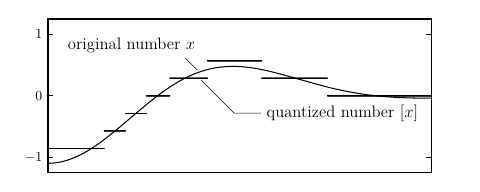

The Python source for this figure:
#!/usr/bin/env python
from matplotlib import rc
# rc('font',**{'family':'sans-serif','sans-serif':['Helvetica']})
rc('text', usetex=True)
rc("font", size=8, family="serif")

from pylab import *

from numpy import *

class Uniform(object):
    def __init__(self, low=0.0, high=1.0, num_bits=None, num_values=256, rounding=round_):
        self.low = float(low)
        self.high = float(high)
        if num_bits:
            self.num_values = 2 ** num_bits
        else:
            self.num_values = num_values
        self.delta = (high - low) / self.num_values
        self.rounding = rounding
        
    def encode(self, x):
        low, high, delta = self.low, self.high, self.delta
        x = clip(x, low + delta/2.0, high - delta/2)
        flints = self.rounding((x - low) / delta - 0.5)
        return array(flints, dtype=long)

    def decode(self, i):
        return self.low + (i + 0.5) * self.delta 

    def __call__(self, x):
        return self.decode(self.encode(x))


grid(True)
fig = gcf()

# target: 30 in (12 cm)

# (w, h) = fig.get_size_inches()
width_cm = 13.0
width_in = width_cm / 2.54
ratio = 2.5 # extra wide
fig.set_size_inches((width_in, width_in / ratio))
#print 2*w

x = arange(pi + pi/2, pi + 2*pi - pi/2 + pi/2 + pi/4, 0.001)
xticks([-1, 20])
yticks([-1.0, 0.0, 1.0])

q = Uniform(-1.0, 1.0, num_values=7)
f = lambda x: 1.1*sin(x) * exp(-abs(x-3*pi/2)**2/10.0)
z = f(x)

plot(x, z, "k-", linewidth=0.75, label="original")#, markersize = 1.0, markeredgewidth=0.1)
plot(x, q(z), "k.", markersize=0.1, linewidth=0.1, label="quantized")#, markersize = 0.01, markeredgewidth=0.01)

a =2*pi+0.6 # 0.6
gca().annotate("original number $x$", xy=(a, f(a)) , xytext=(5.0,0.75), arrowprops=dict(arrowstyle="-", linewidth=0.5,
connectionstyle="angle,angleA=0,angleB=135,rad=0"))
a =2*pi+0.6 # 1.4
gca().annotate("quantized number $[ x ]$", xy=(a, q(f(a))) , xytext=(7.85,-0.35), arrowprops=dict(arrowstyle="-", linewidth=0.5,
connectionstyle="angle,angleA=0,angleB=-45,rad=0"))

#gca().annotate('arrowstyle', xy=(0, 1),  xycoords='data',
#                xytext=(-50, 30), textcoords='offset points',
#                arrowprops=dict(arrowstyle="->")
#                )

#legend(loc=2)

axis([x[0], x[-1], -1.25, 1.25])

savefig("sin_quant.pdf", dpi=600)


